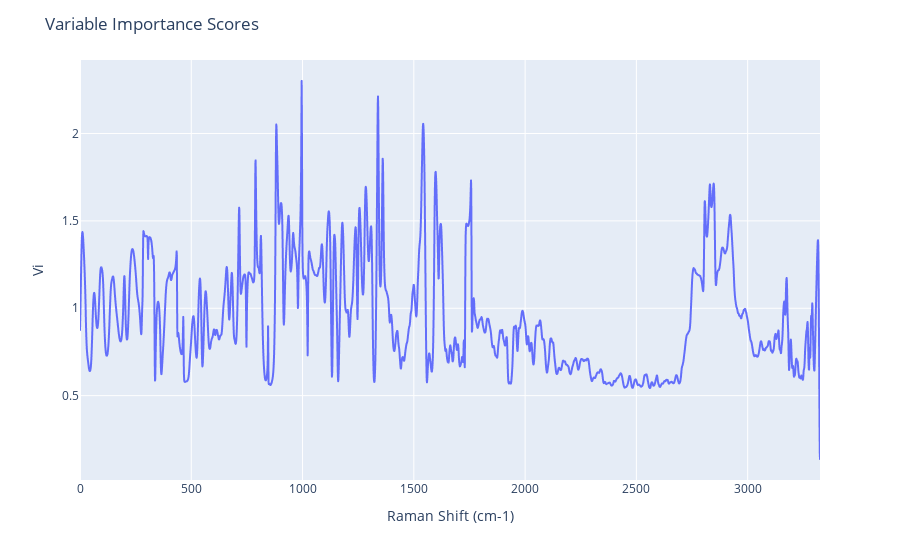

Notebook source saved alongside this figure:
### Code cell
def vip(model):  #https://github.com/scikit-learn/scikit-learn/issues/7050
    t = model.x_scores_
    w = model.x_weights_
    q = model.y_loadings_
    p, h = w.shape
    vips = np.zeros((p,))
    s = np.diag(t.T @ t @ q.T @ q).reshape(h, -1)
    total_s = np.sum(s)
    for i in range(p):
        weight = np.array([ (w[i,j] / np.linalg.norm(w[:,j]))**2 for j in range(h) ])
        vips[i] = np.sqrt(p*(s.T @ weight)/total_s)
    return vips
vipscores=vip(pls)
vipscores.shape
fig = px.line(y=vipscores)
fig.update_layout(title='Variable Importance Scores',
                   xaxis_title='Raman Shift (cm-1)',
                   yaxis_title='Vi')

fig.show()

### Figure 1 — Plotly figure (JSON) as saved in the notebook; plotly's stock layout.template omitted (floating-point values rounded to 4 significant figures; data arrays with more than 128 entries replaced by an {"elided": "..."} marker saying what was removed)
{"data": [{"hovertemplate": "x=%{x}<br>y=%{y}<extra></extra>", "legendgroup": "", "line": {"color": "#636efa", "dash": "solid"}, "marker": {"symbol": "circle"}, "mode": "lines", "name": "", "showlegend": false, "type": "scattergl", "x": {"elided": "3326 int values"}, "xaxis": "x", "y": {"elided": "3326 float values"}, "yaxis": "y"}], "layout": {"legend": {"tracegroupgap": 0}, "margin": {"t": 60}, "title": {"text": "Variable Importance Scores"}, "xaxis": {"anchor": "y", "domain": [0, 1], "title": {"text": "Raman Shift (cm-1)"}}, "yaxis": {"anchor": "x", "domain": [0, 1], "title": {"text": "Vi"}}}}
